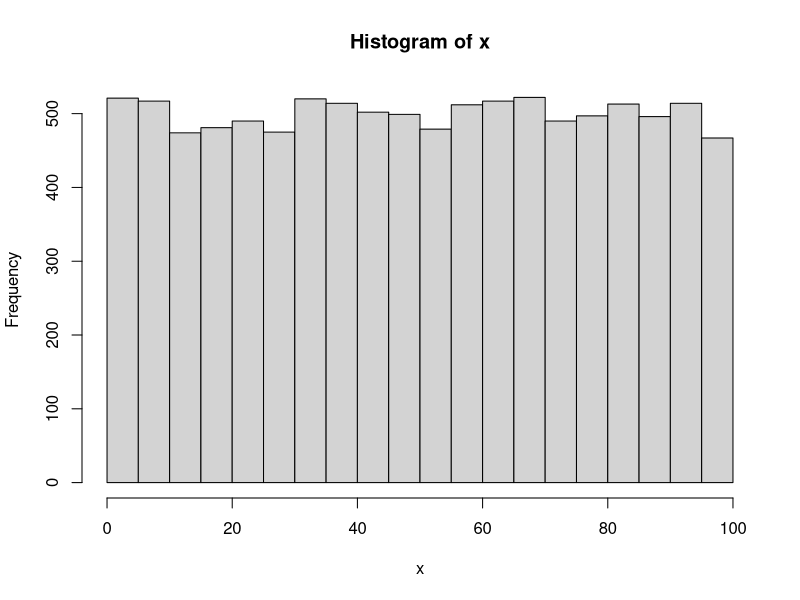

This chart was generated by the following R code:
## ---- chunk 1
x <- sample(1:100, 10000, replace = T)
hist(x)
